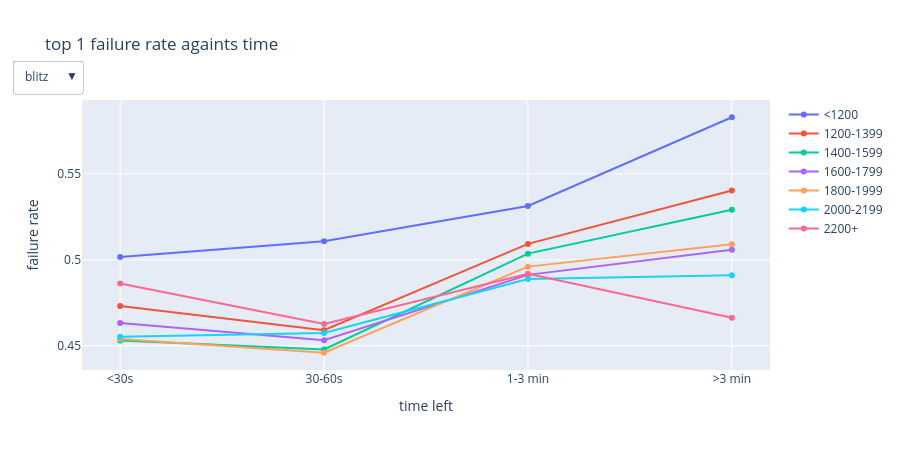

Here is the notebook cell this chart was saved with:
### Code cell
CLOCK_ORDER = ["<30s", "30-60s", "1-3 min", ">3 min"]

curve = (df.groupby(["time_control_type", "elo_group", "clock_group"], observed=True)
           .agg(rate=("failed", "mean"), n=("failed", "size")).reset_index())
curve = curve[curve["n"] >= MIN_N]
tcs = sorted(curve["time_control_type"].unique())
clock_fig = go.Figure()
for tc in tcs:
    for eg in ELO_LABELS:
        d = curve[(curve["time_control_type"] == tc) & (curve["elo_group"] == eg)].sort_values("clock_group")
        clock_fig.add_trace(go.Scatter(x=d["clock_group"].astype(str), y=d["rate"], mode="lines+markers",
                                       name=eg, visible=(tc == tcs[0]), customdata=d["n"],
                                       hovertemplate=f"{eg}<br>%{{x}}: %{{y:.3f}} (n=%{{customdata:,}})<extra></extra>"))
n_per = len(ELO_LABELS)
clock_fig.update_layout(
    title="top 1 failure rate againts time", height=450,
    yaxis_title="failure rate", xaxis_title="time left",
    updatemenus=[dict(x=0, y=1.15, buttons=[
        dict(label=tc, method="update",
             args=[{"visible": [t == tc for t in tcs for _ in range(n_per)]}]) for tc in tcs])])
clock_fig.update_xaxes(categoryorder="array", categoryarray=CLOCK_ORDER)
clock_fig.show()

### Figure 1 — Plotly figure (JSON) as saved in the notebook; plotly's stock layout.template omitted (floating-point values rounded to 4 significant figures)
{"data": [{"customdata": [3875, 3150, 26199, 26816], "hovertemplate": "<1200<br>%{x}: %{y:.3f} (n=%{customdata:,})<extra></extra>", "mode": "lines+markers", "name": "<1200", "type": "scatter", "visible": true, "x": ["<30s", "30-60s", "1-3 min", ">3 min"], "y": [0.5017, 0.5108, 0.5313, 0.5829]}, {"customdata": [3415, 3030, 23337, 21208], "hovertemplate": "1200-1399<br>%{x}: %{y:.3f} (n=%{customdata:,})<extra></extra>", "mode": "lines+markers", "name": "1200-1399", "type": "scatter", "visible": true, "x": ["<30s", "30-60s", "1-3 min", ">3 min"], "y": [0.4732, 0.4591, 0.5093, 0.5403]}, {"customdata": [4835, 4023, 32770, 23727], "hovertemplate": "1400-1599<br>%{x}: %{y:.3f} (n=%{customdata:,})<extra></extra>", "mode": "lines+markers", "name": "1400-1599", "type": "scatter", "visible": true, "x": ["<30s", "30-60s", "1-3 min", ">3 min"], "y": [0.4532, 0.4479, 0.5036, 0.5291]}, {"customdata": [6306, 4984, 37843, 20793], "hovertemplate": "1600-1799<br>%{x}: %{y:.3f} (n=%{customdata:,})<extra></extra>", "mode": "lines+markers", "name": "1600-1799", "type": "scatter", "visible": true, "x": ["<30s", "30-60s", "1-3 min", ">3 min"], "y": [0.4632, 0.4533, 0.4913, 0.5058]}, {"customdata": [6510, 5285, 41254, 14417], "hovertemplate": "1800-1999<br>%{x}: %{y:.3f} (n=%{customdata:,})<extra></extra>", "mode": "lines+markers", "name": "1800-1999", "type": "scatter", "visible": true, "x": ["<30s", "30-60s", "1-3 min", ">3 min"], "y": [0.4539, 0.446, 0.496, 0.5091]}, {"customdata": [7234, 5485, 35121, 7508], "hovertemplate": "2000-2199<br>%{x}: %{y:.3f} (n=%{customdata:,})<extra></extra>", "mode": "lines+markers", "name": "2000-2199", "type": "scatter", "visible": true, "x": ["<30s", "30-60s", "1-3 min", ">3 min"], "y": [0.4553, 0.4574, 0.4889, 0.4911]}, {"customdata": [10975, 7936, 48900, 3997], "hovertemplate": "2200+<br>%{x}: %{y:.3f} (n=%{customdata:,})<extra></extra>", "mode": "lines+markers", "name": "2200+", "type": "scatter", "visible": true, "x": ["<30s", "30-60s", "1-3 min", ">3 min"], "y": [0.4862, 0.4627, 0.4919, 0.4663]}, {"customdata": [341, 479, 2019, 34039], "hovertemplate": "<1200<br>%{x}: %{y:.3f} (n=%{customdata:,})<extra></extra>", "mode": "lines+markers", "name": "<1200", "type": "scatter", "visible": false, "x": ["<30s", "30-60s", "1-3 min", ">3 min"], "y": [0.5015, 0.5115, 0.4928, 0.5526]}, {"customdata": [343, 364, 1596, 29936], "hovertemplate": "1200-1399<br>%{x}: %{y:.3f} (n=%{customdata:,})<extra></extra>", "mode": "lines+markers", "name": "1200-1399", "type": "scatter", "visible": false, "x": ["<30s", "30-60s", "1-3 min", ">3 min"], "y": [0.4985, 0.4451, 0.4574, 0.5153]}, {"customdata": [706, 677, 2563, 38089], "hovertemplate": "1400-1599<br>%{x}: %{y:.3f} (n=%{customdata:,})<extra></extra>", "mode": "lines+markers", "name": "1400-1599", "type": "scatter", "visible": false, "x": ["<30s", "30-60s", "1-3 min", ">3 min"], "y": [0.449, 0.4357, 0.4647, 0.5068]}, {"customdata": [928, 903, 3357, 39424], "hovertemplate": "1600-1799<br>%{x}: %{y:.3f} (n=%{customdata:,})<extra></extra>", "mode": "lines+markers", "name": "1600-1799", "type": "scatter", "visible": false, "x": ["<30s", "30-60s", "1-3 min", ">3 min"], "y": [0.4267, 0.4197, 0.4415, 0.4962]}, {"customdata": [984, 1022, 3213, 35839], "hovertemplate": "1800-1999<br>%{x}: %{y:.3f} (n=%{customdata:,})<extra></extra>", "mode": "lines+markers", "name": "1800-1999", "type": "scatter", "visible": false, "x": ["<30s", "30-60s", "1-3 min", ">3 min"], "y": [0.4634, 0.454, 0.4519, 0.4886]}, {"customdata": [823, 734, 1780, 19333], "hovertemplate": "2000-2199<br>%{x}: %{y:.3f} (n=%{customdata:,})<extra></extra>", "mode": "lines+markers", "name": "2000-2199", "type": "scatter", "visible": false, "x": ["<30s", "30-60s", "1-3 min", ">3 min"], "y": [0.4702, 0.4237, 0.4596, 0.4899]}, {"customdata": [425, 299, 950, 7660], "hovertemplate": "2200+<br>%{x}: %{y:.3f} (n=%{customdata:,})<extra></extra>", "mode": "lines+markers", "name": "2200+", "type": "scatter", "visible": false, "x": ["<30s", "30-60s", "1-3 min", ">3 min"], "y": [0.4094, 0.4682, 0.4589, 0.4813]}], "layout": {"height": 450, "title": {"text": "top 1 failure rate againts time"}, "updatemenus": [{"buttons": [{"args": [{"visible": [true, true, true, true, true, true, true, false, false, false, false, false, false, false]}], "label": "blitz", "method": "update"}, {"args": [{"visible": [false, false, false, false, false, false, false, true, true, true, true, true, true, true]}], "label": "rapid", "method": "update"}], "x": 0, "y": 1.15}], "xaxis": {"categoryarray": ["<30s", "30-60s", "1-3 min", ">3 min"], "categoryorder": "array", "title": {"text": "time left"}}, "yaxis": {"title": {"text": "failure rate"}}}}
